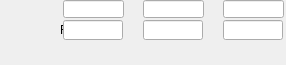
   <widget class="caFrame" name="caFrame_4">
    <property name="geometry">
     <rect>
      <x>452</x>
      <y>317</y>
      <width>286</width>
      <height>65</height>
     </rect>
    </property>
    <widget class="caLabel" name="caLabel_13">
     <property name="geometry">
      <rect>
       <x>0</x>
       <y>20</y>
       <width>108</width>
       <height>20</height>
      </rect>
     </property>
     <property name="frameShape">
      <enum>QFrame::NoFrame</enum>
     </property>
     <property name="text">
      <string>ROI start</string>
     </property>
     <property name="alignment">
      <set>Qt::AlignAbsolute|Qt::AlignRight|Qt::AlignTrailing|Qt::AlignVCenter</set>
     </property>
     <property name="fontScaleMode">
      <enum>ESimpleLabel::WidthAndHeight</enum>
     </property>
     <property name="foreground">
      <color>
       <red>0</red>
       <green>0</green>
       <blue>0</blue>
      </color>
     </property>
     <property name="background">
      <color alpha="0">
       <red>0</red>
       <green>0</green>
       <blue>0</blue>
      </color>
     </property>
    </widget>
    <widget class="caTextEntry" name="caTextEntry_5">
     <property name="geometry">
      <rect>
       <x>143</x>
       <y>20</y>
       <width>60</width>
       <height>20</height>
      </rect>
     </property>
     <property name="channel" stdset="0">
      <string>$(P)$(R)MinY</string>
     </property>
     <property name="foreground">
      <color>
       <red>0</red>
       <green>0</green>
       <blue>0</blue>
      </color>
     </property>
     <property name="background">
      <color>
       <red>115</red>
       <green>223</green>
       <blue>255</blue>
      </color>
     </property>
     <property name="colorMode">
      <enum>caLineEdit::Static</enum>
     </property>
     <property name="precisionMode">
      <enum>caLineEdit::Channel</enum>
     </property>
     <property name="limitsMode">
      <enum>caLineEdit::Channel</enum>
     </property>
     <property name="maxValue">
      <double>1.000000000000000</double>
     </property>
     <property name="minValue">
      <double>0.000000000000000</double>
     </property>
     <property name="fontScaleMode" stdset="0">
      <enum>caLineEdit::WidthAndHeight</enum>
     </property>
     <property name="formatType">
      <enum>caLineEdit::decimal</enum>
     </property>
    </widget>
    <widget class="caLineEdit" name="caLineEdit_15">
     <property name="geometry">
      <rect>
       <x>143</x>
       <y>0</y>
       <width>61</width>
       <height>18</height>
      </rect>
     </property>
     <property name="alignment">
      <set>Qt::AlignAbsolute|Qt::AlignCenter|Qt::AlignHCenter|Qt::AlignVCenter</set>
     </property>
     <property name="channel" stdset="0">
      <string>$(P)$(R)MinY_RBV</string>
     </property>
     <property name="foreground">
      <color>
       <red>10</red>
       <green>0</green>
       <blue>184</blue>
      </color>
     </property>
     <property name="background">
      <color>
       <red>187</red>
       <green>187</green>
       <blue>187</blue>
      </color>
     </property>
     <property name="colorMode">
      <enum>caLineEdit::Static</enum>
     </property>
     <property name="precisionMode">
      <enum>caLineEdit::Channel</enum>
     </property>
     <property name="limitsMode">
      <enum>caLineEdit::Channel</enum>
     </property>
     <property name="maxValue">
      <double>1.000000000000000</double>
     </property>
     <property name="minValue">
      <double>0.000000000000000</double>
     </property>
     <property name="fontScaleMode" stdset="0">
      <enum>caLineEdit::WidthAndHeight</enum>
     </property>
     <property name="formatType">
      <enum>caLineEdit::decimal</enum>
     </property>
    </widget>
    <widget class="caTextEntry" name="caTextEntry_6">
     <property name="geometry">
      <rect>
       <x>223</x>
       <y>20</y>
       <width>60</width>
       <height>20</height>
      </rect>
     </property>
     <property name="channel" stdset="0">
      <string>$(P)$(R)MinZ</string>
     </property>
     <property name="foreground">
      <color>
       <red>0</red>
       <green>0</green>
       <blue>0</blue>
      </color>
     </property>
     <property name="background">
      <color>
       <red>115</red>
       <green>223</green>
       <blue>255</blue>
      </color>
     </property>
     <property name="colorMode">
      <enum>caLineEdit::Static</enum>
     </property>
     <property name="precisionMode">
      <enum>caLineEdit::Channel</enum>
     </property>
     <property name="limitsMode">
      <enum>caLineEdit::Channel</enum>
     </property>
     <property name="maxValue">
      <double>1.000000000000000</double>
     </property>
     <property name="minValue">
      <double>0.000000000000000</double>
     </property>
     <property name="fontScaleMode" stdset="0">
      <enum>caLineEdit::WidthAndHeight</enum>
     </property>
     <property name="formatType">
      <enum>caLineEdit::decimal</enum>
     </property>
    </widget>
    <widget class="caLineEdit" name="caLineEdit_16">
     <property name="geometry">
      <rect>
       <x>223</x>
       <y>0</y>
       <width>61</width>
       <height>18</height>
      </rect>
     </property>
     <property name="alignment">
      <set>Qt::AlignAbsolute|Qt::AlignCenter|Qt::AlignHCenter|Qt::AlignVCenter</set>
     </property>
     <property name="channel" stdset="0">
      <string>$(P)$(R)MinZ_RBV</string>
     </property>
     <property name="foreground">
      <color>
       <red>10</red>
       <green>0</green>
       <blue>184</blue>
      </color>
     </property>
     <property name="background">
      <color>
       <red>187</red>
       <green>187</green>
       <blue>187</blue>
      </color>
     </property>
     <property name="colorMode">
      <enum>caLineEdit::Static</enum>
     </property>
     <property name="precisionMode">
      <enum>caLineEdit::Channel</enum>
     </property>
     <property name="limitsMode">
      <enum>caLineEdit::Channel</enum>
     </property>
     <property name="maxValue">
      <double>1.000000000000000</double>
     </property>
     <property name="minValue">
      <double>0.000000000000000</double>
     </property>
     <property name="fontScaleMode" stdset="0">
      <enum>caLineEdit::WidthAndHeight</enum>
     </property>
     <property name="formatType">
      <enum>caLineEdit::decimal</enum>
     </property>
    </widget>
    <widget class="caLineEdit" name="caLineEdit_17">
     <property name="geometry">
      <rect>
       <x>63</x>
       <y>0</y>
       <width>61</width>
       <height>18</height>
      </rect>
     </property>
     <property name="alignment">
      <set>Qt::AlignAbsolute|Qt::AlignCenter|Qt::AlignHCenter|Qt::AlignVCenter</set>
     </property>
     <property name="channel" stdset="0">
      <string>$(P)$(R)MinX_RBV</string>
     </property>
     <property name="foreground">
      <color>
       <red>10</red>
       <green>0</green>
       <blue>184</blue>
      </color>
     </property>
     <property name="background">
      <color>
       <red>187</red>
       <green>187</green>
       <blue>187</blue>
      </color>
     </property>
     <property name="colorMode">
      <enum>caLineEdit::Static</enum>
     </property>
     <property name="precisionMode">
      <enum>caLineEdit::Channel</enum>
     </property>
     <property name="limitsMode">
      <enum>caLineEdit::Channel</enum>
     </property>
     <property name="maxValue">
      <double>1.000000000000000</double>
     </property>
     <property name="minValue">
      <double>0.000000000000000</double>
     </property>
     <property name="fontScaleMode" stdset="0">
      <enum>caLineEdit::WidthAndHeight</enum>
     </property>
     <property name="formatType">
      <enum>caLineEdit::decimal</enum>
     </property>
    </widget>
    <widget class="caTextEntry" name="caTextEntry_7">
     <property name="geometry">
      <rect>
       <x>63</x>
       <y>20</y>
       <width>60</width>
       <height>20</height>
      </rect>
     </property>
     <property name="channel" stdset="0">
      <string>$(P)$(R)MinX</string>
     </property>
     <property name="foreground">
      <color>
       <red>0</red>
       <green>0</green>
       <blue>0</blue>
      </color>
     </property>
     <property name="background">
      <color>
       <red>115</red>
       <green>223</green>
       <blue>255</blue>
      </color>
     </property>
     <property name="colorMode">
      <enum>caLineEdit::Static</enum>
     </property>
     <property name="precisionMode">
      <enum>caLineEdit::Channel</enum>
     </property>
     <property name="limitsMode">
      <enum>caLineEdit::Channel</enum>
     </property>
     <property name="maxValue">
      <double>1.000000000000000</double>
     </property>
     <property name="minValue">
      <double>0.000000000000000</double>
     </property>
     <property name="fontScaleMode" stdset="0">
      <enum>caLineEdit::WidthAndHeight</enum>
     </property>
     <property name="formatType">
      <enum>caLineEdit::decimal</enum>
     </property>
    </widget>
    <widget class="caSlider" name="caSlider_0">
     <property name="geometry">
      <rect>
       <x>62</x>
       <y>43</y>
       <width>60</width>
       <height>20</height>
      </rect>
     </property>
     <property name="scalePosition">
      <enum>QwtSlider::NoScale</enum>
     </property>
     <property name="channel" stdset="0">
      <string>$(P)$(R)MinX</string>
     </property>
     <property name="direction">
      <enum>caSlider::Right</enum>
     </property>
     <property name="foreground">
      <color>
       <red>0</red>
       <green>0</green>
       <blue>0</blue>
      </color>
     </property>
     <property name="background">
      <color>
       <red>115</red>
       <green>223</green>
       <blue>255</blue>
      </color>
     </property>
     <property name="colorMode">
      <enum>caSlider::Static</enum>
     </property>
     <property name="limitsMode">
      <enum>caSlider::Channel</enum>
     </property>
     <property name="maxValue">
      <double>1.000000000000000</double>
     </property>
     <property name="minValue">
      <double>0.000000000000000</double>
     </property>
     <property name="incrementValue">
      <double>1.000000000000000</double>
     </property>
    </widget>
    <widget class="caSlider" name="caSlider_1">
     <property name="geometry">
      <rect>
       <x>142</x>
       <y>43</y>
       <width>60</width>
       <height>20</height>
      </rect>
     </property>
     <property name="scalePosition">
      <enum>QwtSlider::NoScale</enum>
     </property>
     <property name="channel" stdset="0">
      <string>$(P)$(R)MinY</string>
     </property>
     <property name="direction">
      <enum>caSlider::Right</enum>
     </property>
     <property name="foreground">
      <color>
       <red>0</red>
       <green>0</green>
       <blue>0</blue>
      </color>
     </property>
     <property name="background">
      <color>
       <red>115</red>
       <green>223</green>
       <blue>255</blue>
      </color>
     </property>
     <property name="colorMode">
      <enum>caSlider::Static</enum>
     </property>
     <property name="limitsMode">
      <enum>caSlider::Channel</enum>
     </property>
     <property name="maxValue">
      <double>1.000000000000000</double>
     </property>
     <property name="minValue">
      <double>0.000000000000000</double>
     </property>
     <property name="incrementValue">
      <double>1.000000000000000</double>
     </property>
    </widget>
    <widget class="caSlider" name="caSlider_2">
     <property name="geometry">
      <rect>
       <x>222</x>
       <y>43</y>
       <width>60</width>
       <height>20</height>
      </rect>
     </property>
     <property name="scalePosition">
      <enum>QwtSlider::NoScale</enum>
     </property>
     <property name="channel" stdset="0">
      <string>$(P)$(R)MinZ</string>
     </property>
     <property name="direction">
      <enum>caSlider::Right</enum>
     </property>
     <property name="foreground">
      <color>
       <red>0</red>
       <green>0</green>
       <blue>0</blue>
      </color>
     </property>
     <property name="background">
      <color>
       <red>115</red>
       <green>223</green>
       <blue>255</blue>
      </color>
     </property>
     <property name="colorMode">
      <enum>caSlider::Static</enum>
     </property>
     <property name="limitsMode">
      <enum>caSlider::Channel</enum>
     </property>
     <property name="maxValue">
      <double>1.000000000000000</double>
     </property>
     <property name="minValue">
      <double>0.000000000000000</double>
     </property>
     <property name="incrementValue">
      <double>1.000000000000000</double>
     </property>
    </widget>
   </widget>
